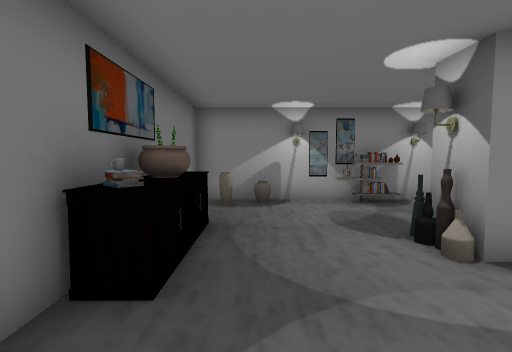
view 1 (above)

12 first-person views from a walk through a scene from a Unity 3-D project. The camera is 1.3 m above the floor, tilts 4° down and sees 85° across. Doors are open. The floor is counted in squares, 1 m on a side. Each view is taken from the middle of a square. On the plan, view 1 faces up. The plan holds only what a view shows up to about 13 squares ahead; the rest is blank. The place goes on beyond the plan. The player character is not drawn. Some animated figures are left out. Some surface patterns are stand-ins.

view 2
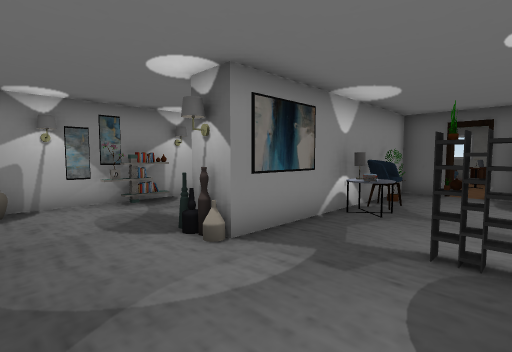

view 3
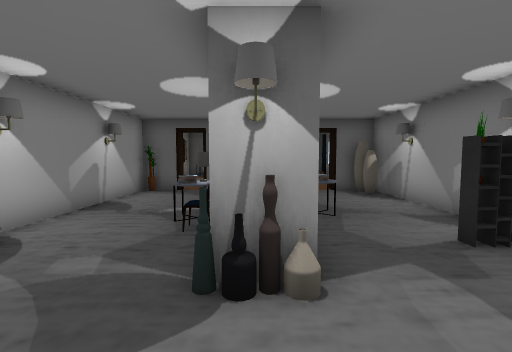

view 4
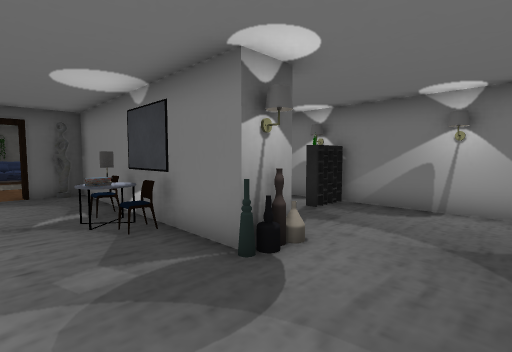

view 5
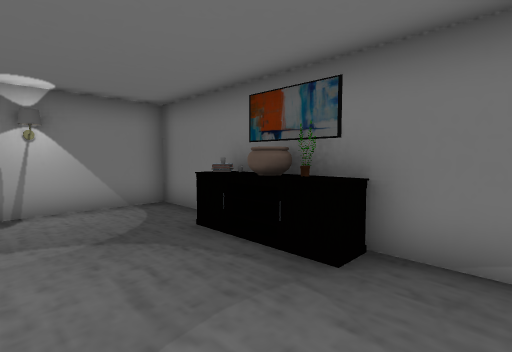

view 6
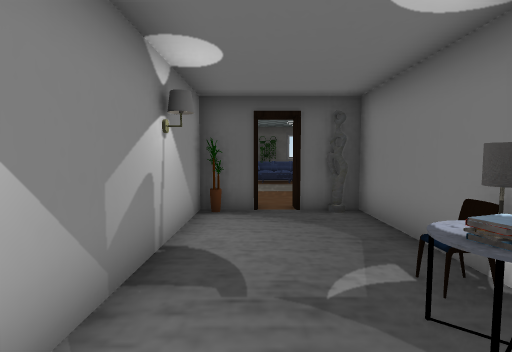

view 7
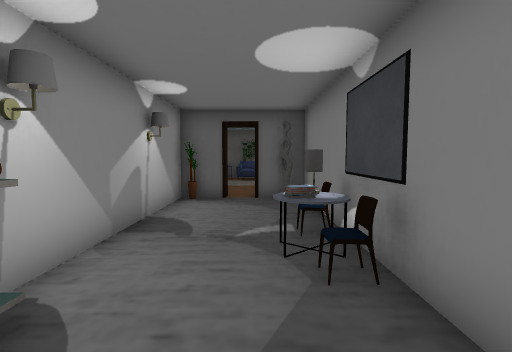

view 8
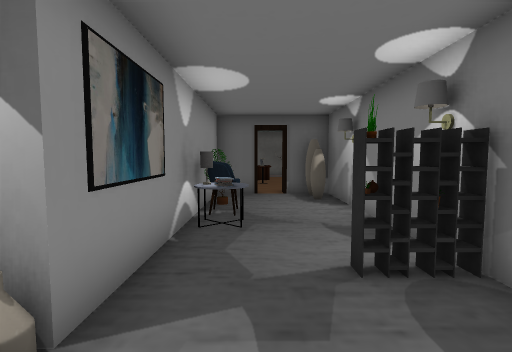

view 9
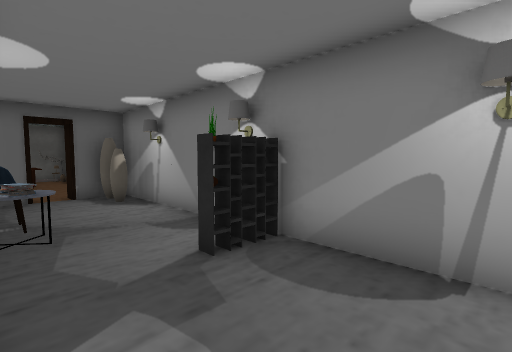

view 10
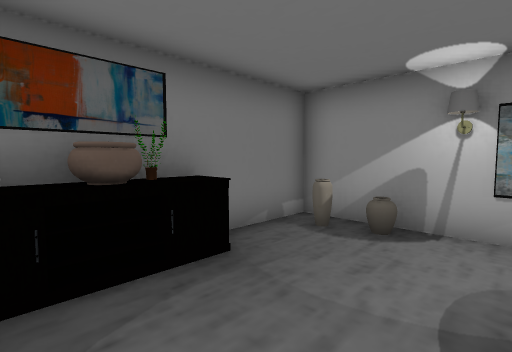

view 11
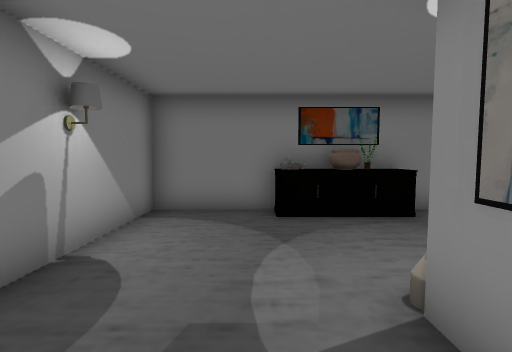

view 12
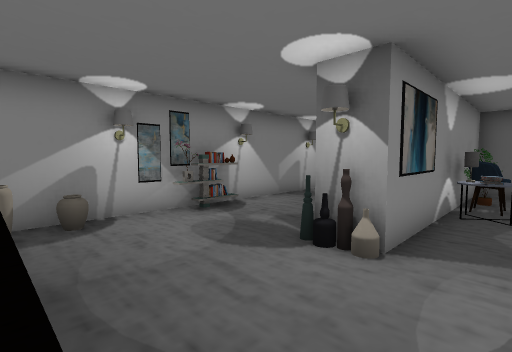

### Floor plan
Points are (right, up) in squares from view 1. A wall is a line through its corners. A room is listed if a view was taken in it or the views show most of it. See-through windows are left out.
Room 1 (views 1, 2, 3, 4, 5, 6, 7, 8, 9, 10, 11, 12)
walls: (3.6, 3.4) (2.8, 3.4); (5.5, 3.4) (4.4, 3.4); (3.4, 4.5) (5.5, 4.5); (6.5, 4.5) (10.8, 4.5) (10.8, 6); (-1.8, 3.6) (-1.8, -0.5) (10.9, -0.5); (10.4, 4.9) (10.5, 5.1); (10.4, 5) (10.6, 5.2) (10.8, 5.3); (10.8, 1.9) (10.8, 3.4) (9.4, 3.4); (10.8, 0.1) (10.8, 1); (10.8, 6.9) (10.8, 8.4) (5.4, 8.4); (-1.8, 8.4) (-1.8, 4.4)
ways out: open door at (11, 1.5); open door at (11, 6.5)
objects: other object (-1, 3); other object (-1, 4); other object (-1, 5); other object (-1, 8); other object (0, 8); other object (1, 8); other object (2, 8); other object (3, 4); other object (3, 5); other object (3, 8); other object (4, 0); other object (4, 1); other object (4, 8); other object (5, 5); other object (5, 8); other object (6, 2); other object (6, 3); other object (6, 5); other object (6, 6); other object (7, 2) to (7, 3); other object (7, 5); other object (8, 3) to (9, 3)

Positions as (right, up) in squares from view 1, and headings:
1: (0, 0), facing up
2: (0, 0), facing up-right
3: (0, 4), facing right
4: (0, 7), facing down-right
5: (2, 7), facing down-left
6: (4, 7), facing right
7: (2, 6), facing right
8: (1, 2), facing right
9: (1, 3), facing down-right
10: (2, 3), facing up-left
11: (5, 2), facing left
12: (-1, 2), facing up-right
